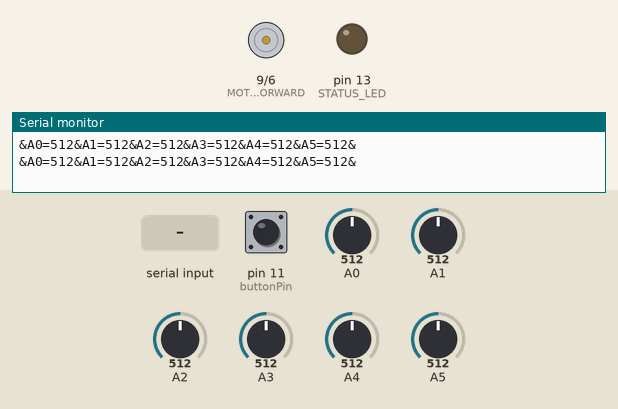
Recording of a sketch running on a simulated Arduino Uno, built with avr-gcc and run on an emulated ATmega328P. On the bench: motor-driver pin pairs drawn as motors (green arrow = first pin HIGH = forward, orange = second pin HIGH = backward, longer = more drive), output pins drawn as LEDs (lit = HIGH), the last lines printed to the serial monitor. The test bench sets the inputs (shaded band); at power-on: pin 11 (buttonPin) HIGH, A0 = 512, A1 = 512, A2 = 512, A3 = 512, A4 = 512, A5 = 512.

Above: at 2.8 s.
2.9 s: pin 11 (buttonPin) pulled LOW for 0.15 s
At 4.0 s:
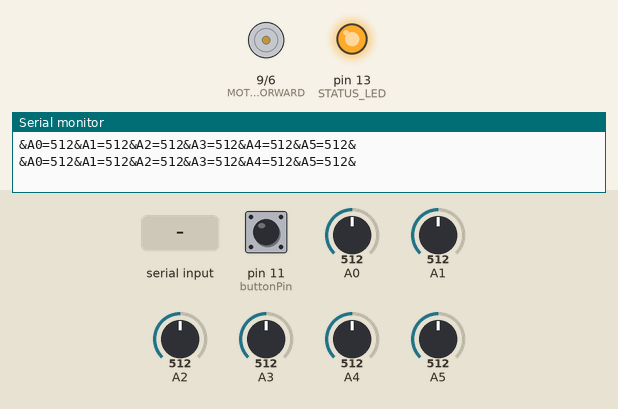
6.5 s: "90,45\n" received over Serial
At 10.0 s:
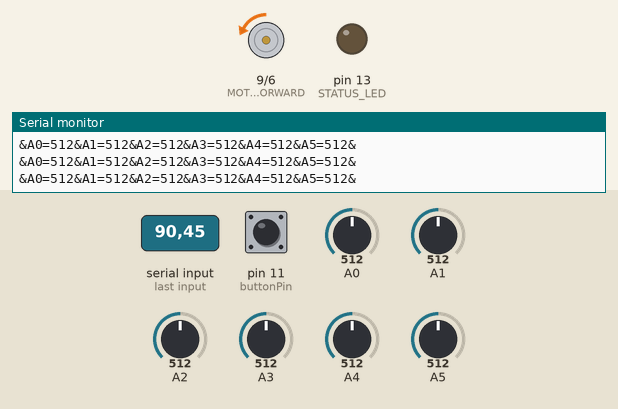
10.5 s: pin 11 (buttonPin) pulled LOW for 1 s
At 11.5 s:
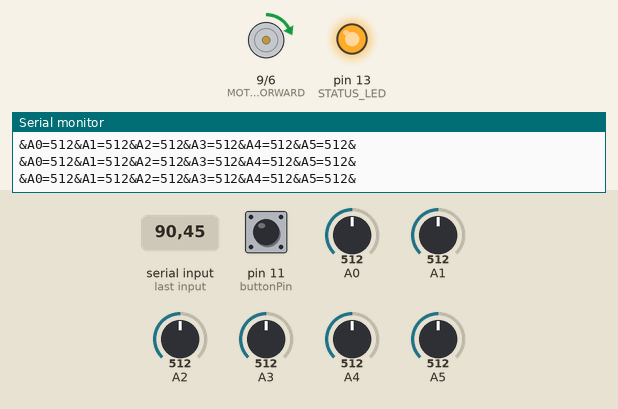
14.5 s: pin 11 (buttonPin) pulled LOW for 3.2 s
At 20.2 s:
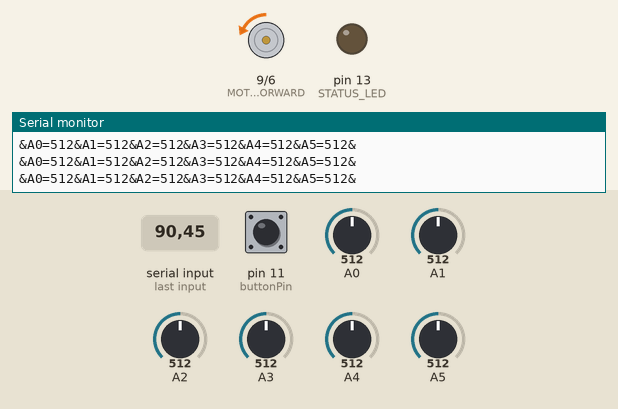
20.5 s: "30,150\n" received over Serial
At 23.5 s:
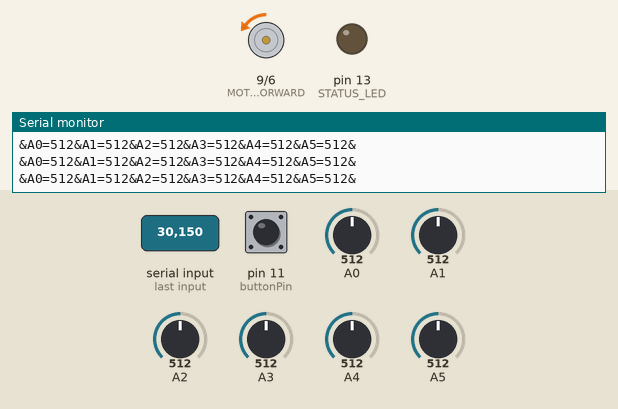
Timing chart, 0 to 25.0 s (numbered marks = the images above; inputs shaded):
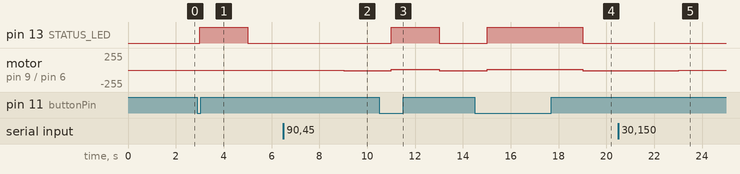

The sketch:

AnalogPinValues.ino
```cpp
/*
  AnalogPinValues
  Reads an analog input on pins 0-5.  Spits out values to Serial.
*/
// constants won't change. They're used here to
// set pin numbers:
const int buttonPin = 11;     // the number of the pushbutton pin
const int STATUS_LED = 13;
const int MOTOR_FORWARD =  9;      // INA of motor driver board
const int MOTOR_REVERSE =  6;      // INB of motor driver board
const int POT = A0; // potentimeter pin.

int MOTOR_SPEED;
int MOTOR_MIN_SPEED = 0;
int MOTOR_MAX_SPEED = 150; //can adjust to 255 for full motor speed.
int POT_VAL;
int buttonState = 0;         // variable for reading the pushbutton status

byte byteRead;


// the setup routine runs once when you press reset:
void setup() {
  // initialize serial communication at 9600 bits per second:
  Serial.begin(9600);

  pinMode(STATUS_LED,OUTPUT); //on board status LED
  pinMode(MOTOR_FORWARD,OUTPUT);
  pinMode(MOTOR_REVERSE,OUTPUT);
  // initialize the pushbutton pin as an input:
  pinMode(buttonPin, INPUT);
}

// the loop routine runs over and over again forever:
void loop() {

  // read the input on analog pins:
  int pinValue_A0 = analogRead(A0);
  int pinValue_A1 = analogRead(A1);
  int pinValue_A2 = analogRead(A2);
  int pinValue_A3 = analogRead(A3);
  int pinValue_A4 = analogRead(A4);
  int pinValue_A5 = analogRead(A5);

  Serial.print("&A0=");
  Serial.print(pinValue_A0);
  Serial.print("&A1=");
  Serial.print(pinValue_A1);
  Serial.print("&A2=");
  Serial.print(pinValue_A2);
  Serial.print("&A3=");
  Serial.print(pinValue_A3);
  Serial.print("&A4=");
  Serial.print(pinValue_A4);
  Serial.print("&A5=");
  Serial.print(pinValue_A5);
  Serial.println("&");

  delay(1000);        // delay in between reads for stability

  // read the state of the pushbutton value:
  buttonState = digitalRead(buttonPin);
  // assign value POT_VAL to read values from POT pin.
  //POT_VAL = analogRead(POT);

  // assign the range of variable MOTOR_SPEED to 'map' the values of the potentiometer to the values of our set motor speed
  MOTOR_SPEED = map (POT_VAL, 0, 1023, MOTOR_MIN_SPEED, MOTOR_MAX_SPEED);

  if(buttonState== LOW ){
    //switch direction of motor with button press
  //then change speed of motor with knob.
    analogWrite(MOTOR_FORWARD, MOTOR_SPEED);  //trigger forward pin
    digitalWrite(MOTOR_REVERSE, LOW);
    digitalWrite(STATUS_LED, HIGH);

  }

  if (buttonState==HIGH ){

    analogWrite(MOTOR_REVERSE, MOTOR_SPEED);  //trigger reverse pin
    digitalWrite(MOTOR_FORWARD, LOW);
    digitalWrite(STATUS_LED, LOW);
  }

  delay(1000);

}


/*
  SerialEvent occurs whenever a new data comes in the
 hardware serial RX.  This routine is run between each
 time loop() runs, so using delay inside loop can delay
 response.  Multiple bytes of data may be available.
 */
void serialEvent() {

  String inputString = "";

  while (Serial.available()) {
    // get the new byte:
    char inChar = (char)Serial.read();
    // add it to the inputString:
    inputString += inChar;
    // if the incoming character is a newline, set a flag
    // so the main loop can do something about it:
  }

  POT_VAL = inputString.toInt();

}
```

Measured:
- after the input at 2.9 s, pin 13 (STATUS_LED): LOW → HIGH after 0.10 s, → LOW 2.0 s later
- after the input at 6.5 s, motor on pin 9 (MOTOR_FORWARD) / pin 6 (MOTOR_REVERSE): stopped → backward 13/255 after 2.5 s
- after the input at 10.5 s, pin 13 (STATUS_LED): LOW → HIGH after 0.51 s, → LOW 2.0 s later; motor on pin 9 (MOTOR_FORWARD) / pin 6 (MOTOR_REVERSE): backward 13/255 → forward 13/255 after 0.51 s, → backward 13/255 2.0 s later
- after the input at 14.5 s, pin 13 (STATUS_LED): LOW → HIGH after 0.52 s, → LOW 4.0 s later; motor on pin 9 (MOTOR_FORWARD) / pin 6 (MOTOR_REVERSE): backward 13/255 → forward 13/255 after 0.52 s, → backward 13/255 4.0 s later
- after the input at 20.5 s, motor on pin 9 (MOTOR_FORWARD) / pin 6 (MOTOR_REVERSE): backward 13/255 → backward 4/255 after 2.5 s
